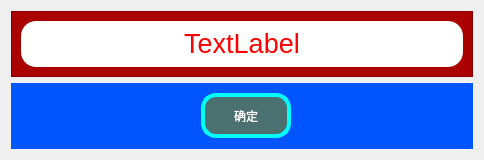
<?xml version="1.0" encoding="UTF-8"?>
<ui version="4.0">
 <class>messageDialog</class>
 <widget class="QDialog" name="messageDialog">
  <property name="geometry">
   <rect>
    <x>0</x>
    <y>0</y>
    <width>484</width>
    <height>160</height>
   </rect>
  </property>
  <property name="windowTitle">
   <string>Dialog</string>
  </property>
  <layout class="QVBoxLayout" name="verticalLayout">
   <item>
    <widget class="QFrame" name="frame">
     <property name="styleSheet">
      <string notr="true">background-color: rgb(70, 70, 70);
background-color: rgb(170, 0, 0);</string>
     </property>
     <property name="frameShape">
      <enum>QFrame::StyledPanel</enum>
     </property>
     <property name="frameShadow">
      <enum>QFrame::Raised</enum>
     </property>
     <layout class="QHBoxLayout" name="horizontalLayout">
      <item>
       <widget class="QLabel" name="label_status">
        <property name="styleSheet">
         <string notr="true">background-color: rgb(255, 255, 255);
font: 20pt &quot;Agency FB&quot;;
font: 75 20pt &quot;Agency FB&quot;;
border-radius:15px;</string>
        </property>
        <property name="text">
         <string>&lt;html&gt;&lt;head/&gt;&lt;body&gt;&lt;p align=&quot;center&quot;&gt;&lt;span style=&quot; font-size:20pt; color:#ff0000;&quot;&gt;TextLabel&lt;/span&gt;&lt;/p&gt;&lt;/body&gt;&lt;/html&gt;</string>
        </property>
       </widget>
      </item>
     </layout>
    </widget>
   </item>
   <item>
    <widget class="QFrame" name="frame_2">
     <property name="styleSheet">
      <string notr="true">background-color: rgb(0, 85, 255);
border-radius:70px;</string>
     </property>
     <property name="frameShape">
      <enum>QFrame::StyledPanel</enum>
     </property>
     <property name="frameShadow">
      <enum>QFrame::Raised</enum>
     </property>
     <widget class="QPushButton" name="pushButton_ok">
      <property name="enabled">
       <bool>true</bool>
      </property>
      <property name="geometry">
       <rect>
        <x>190</x>
        <y>10</y>
        <width>90</width>
        <height>45</height>
       </rect>
      </property>
      <property name="minimumSize">
       <size>
        <width>90</width>
        <height>45</height>
       </size>
      </property>
      <property name="maximumSize">
       <size>
        <width>90</width>
        <height>45</height>
       </size>
      </property>
      <property name="styleSheet">
       <string notr="true">QPushButton{
color:rgb(255,255,255);
border:4px solid rgb(0,255,255);
background-color: rgb(74, 112, 112);
border-radius:15px;

}
QPushButton:hover{
	color: rgb(71, 120, 255);
border:4px solid rgb(74, 112, 112);
background-color: rgb(0,255,255);
}</string>
      </property>
      <property name="text">
       <string>确定</string>
      </property>
     </widget>
    </widget>
   </item>
  </layout>
 </widget>
 <resources/>
 <connections/>
</ui>
